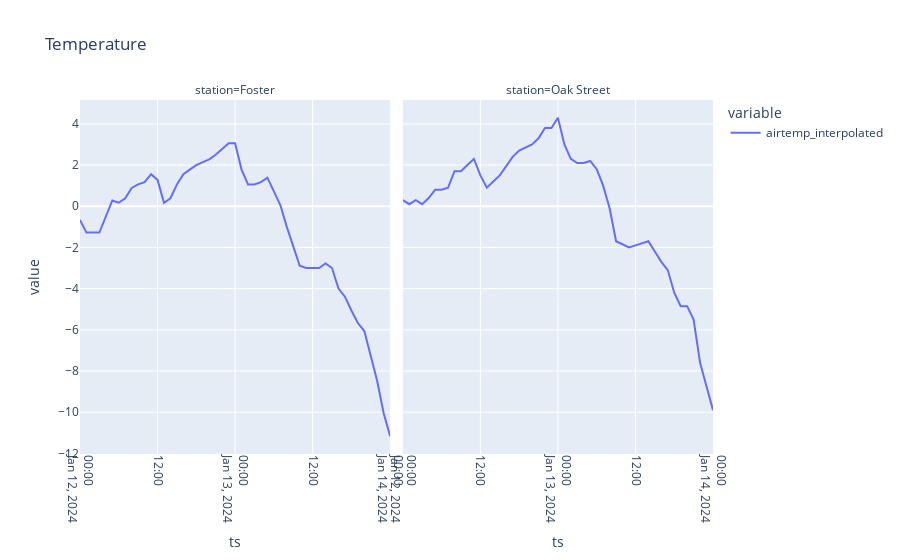

This figure's notebook cell:
### Code cell
# And re plot the data.
df_weather['ts'] = pd.to_datetime(df_weather['ts'], unit='ms')
fig = px.line(
    df_weather[df_weather['ts'].between(dt.datetime(2024, 1, 12), dt.datetime(2024, 1, 14))],
    x='ts', 
    y=['airtemp_interpolated'], 
    facet_col='station', 
    title='Temperature')
fig.update_xaxes(tickangle=90)

# We render as PNG here to show the results in the notebook
fig.show('png')

# Use fig.show() for interactive mode
fig.show()

### Figure 1 — Plotly figure (JSON) as saved in the notebook; plotly's stock layout.template omitted (floating-point values rounded to 4 significant figures)
{"data": [{"hovertemplate": "variable=airtemp_interpolated<br>station=Foster<br>ts=%{x}<br>value=%{y}<extra></extra>", "legendgroup": "airtemp_interpolated", "line": {"color": "#636efa", "dash": "solid"}, "marker": {"symbol": "circle"}, "mode": "lines", "name": "airtemp_interpolated", "orientation": "v", "showlegend": true, "type": "scatter", "x": ["2024-01-12T00:00:00", "2024-01-12T01:00:00", "2024-01-12T02:00:00", "2024-01-12T03:00:00", "2024-01-12T05:00:00", "2024-01-12T06:00:00", "2024-01-12T07:00:00", "2024-01-12T08:00:00", "2024-01-12T09:00:00", "2024-01-12T10:00:00", "2024-01-12T11:00:00", "2024-01-12T12:00:00", "2024-01-12T13:00:00", "2024-01-12T14:00:00", "2024-01-12T15:00:00", "2024-01-12T16:00:00", "2024-01-12T17:00:00", "2024-01-12T18:00:00", "2024-01-12T19:00:00", "2024-01-12T20:00:00", "2024-01-12T21:00:00", "2024-01-12T22:00:00", "2024-01-12T23:00:00", "2024-01-13T00:00:00", "2024-01-13T01:00:00", "2024-01-13T02:00:00", "2024-01-13T03:00:00", "2024-01-13T04:00:00", "2024-01-13T05:00:00", "2024-01-13T06:00:00", "2024-01-13T07:00:00", "2024-01-13T08:00:00", "2024-01-13T09:00:00", "2024-01-13T10:00:00", "2024-01-13T11:00:00", "2024-01-13T12:00:00", "2024-01-13T13:00:00", "2024-01-13T14:00:00", "2024-01-13T15:00:00", "2024-01-13T16:00:00", "2024-01-13T17:00:00", "2024-01-13T18:00:00", "2024-01-13T19:00:00", "2024-01-13T20:00:00", "2024-01-13T22:00:00", "2024-01-13T23:00:00", "2024-01-14T00:00:00"], "xaxis": "x", "y": [-0.67, -1.28, -1.28, -1.28, 0.28, 0.17, 0.39, 0.89, 1.06, 1.17, 1.56, 1.28, 0.17, 0.39, 1.06, 1.56, 1.78, 2, 2.14, 2.28, 2.5, 2.78, 3.06, 3.06, 1.78, 1.06, 1.06, 1.17, 1.39, 0.725, 0.06, -1, -1.945, -2.89, -3, -3, -3, -2.78, -3, -4, -4.39, -5.06, -5.67, -6.06, -8.5, -10.06, -11.17], "yaxis": "y"}, {"hovertemplate": "variable=airtemp_interpolated<br>station=Oak Street<br>ts=%{x}<br>value=%{y}<extra></extra>", "legendgroup": "airtemp_interpolated", "line": {"color": "#636efa", "dash": "solid"}, "marker": {"symbol": "circle"}, "mode": "lines", "name": "airtemp_interpolated", "orientation": "v", "showlegend": false, "type": "scatter", "x": ["2024-01-12T00:00:00", "2024-01-12T01:00:00", "2024-01-12T02:00:00", "2024-01-12T03:00:00", "2024-01-12T04:00:00", "2024-01-12T05:00:00", "2024-01-12T06:00:00", "2024-01-12T07:00:00", "2024-01-12T08:00:00", "2024-01-12T09:00:00", "2024-01-12T10:00:00", "2024-01-12T11:00:00", "2024-01-12T12:00:00", "2024-01-12T13:00:00", "2024-01-12T14:00:00", "2024-01-12T15:00:00", "2024-01-12T16:00:00", "2024-01-12T17:00:00", "2024-01-12T18:00:00", "2024-01-12T19:00:00", "2024-01-12T20:00:00", "2024-01-12T21:00:00", "2024-01-12T22:00:00", "2024-01-12T23:00:00", "2024-01-13T00:00:00", "2024-01-13T01:00:00", "2024-01-13T02:00:00", "2024-01-13T03:00:00", "2024-01-13T04:00:00", "2024-01-13T05:00:00", "2024-01-13T06:00:00", "2024-01-13T07:00:00", "2024-01-13T08:00:00", "2024-01-13T09:00:00", "2024-01-13T10:00:00", "2024-01-13T11:00:00", "2024-01-13T12:00:00", "2024-01-13T13:00:00", "2024-01-13T14:00:00", "2024-01-13T15:00:00", "2024-01-13T16:00:00", "2024-01-13T17:00:00", "2024-01-13T18:00:00", "2024-01-13T19:00:00", "2024-01-13T20:00:00", "2024-01-13T21:00:00", "2024-01-13T22:00:00", "2024-01-13T23:00:00", "2024-01-14T00:00:00"], "xaxis": "x2", "y": [0.3, 0.1, 0.3, 0.1, 0.4, 0.8, 0.8, 0.9, 1.7, 1.7, 2, 2.3, 1.5, 0.9, 1.2, 1.5, 1.95, 2.4, 2.7, 2.85, 3, 3.3, 3.8, 3.8, 4.3, 3, 2.3, 2.1, 2.1, 2.2, 1.8, 1, -0.1, -1.7, -1.85, -2, -1.9, -1.8, -1.7, -2.2, -2.7, -3.1, -4.2, -4.85, -4.85, -5.5, -7.6, -8.75, -9.9], "yaxis": "y2"}], "layout": {"annotations": [{"font": {}, "showarrow": false, "text": "station=Foster", "x": 0.245, "xanchor": "center", "xref": "paper", "y": 1, "yanchor": "bottom", "yref": "paper"}, {"font": {}, "showarrow": false, "text": "station=Oak Street", "x": 0.755, "xanchor": "center", "xref": "paper", "y": 1, "yanchor": "bottom", "yref": "paper"}], "legend": {"title": {"text": "variable"}, "tracegroupgap": 0}, "title": {"text": "Temperature"}, "xaxis": {"anchor": "y", "domain": [0, 0.49], "tickangle": 90, "title": {"text": "ts"}}, "xaxis2": {"anchor": "y2", "domain": [0.51, 1], "matches": "x", "tickangle": 90, "title": {"text": "ts"}}, "yaxis": {"anchor": "x", "domain": [0, 1], "title": {"text": "value"}}, "yaxis2": {"anchor": "x2", "domain": [0, 1], "matches": "y", "showticklabels": false}}}
